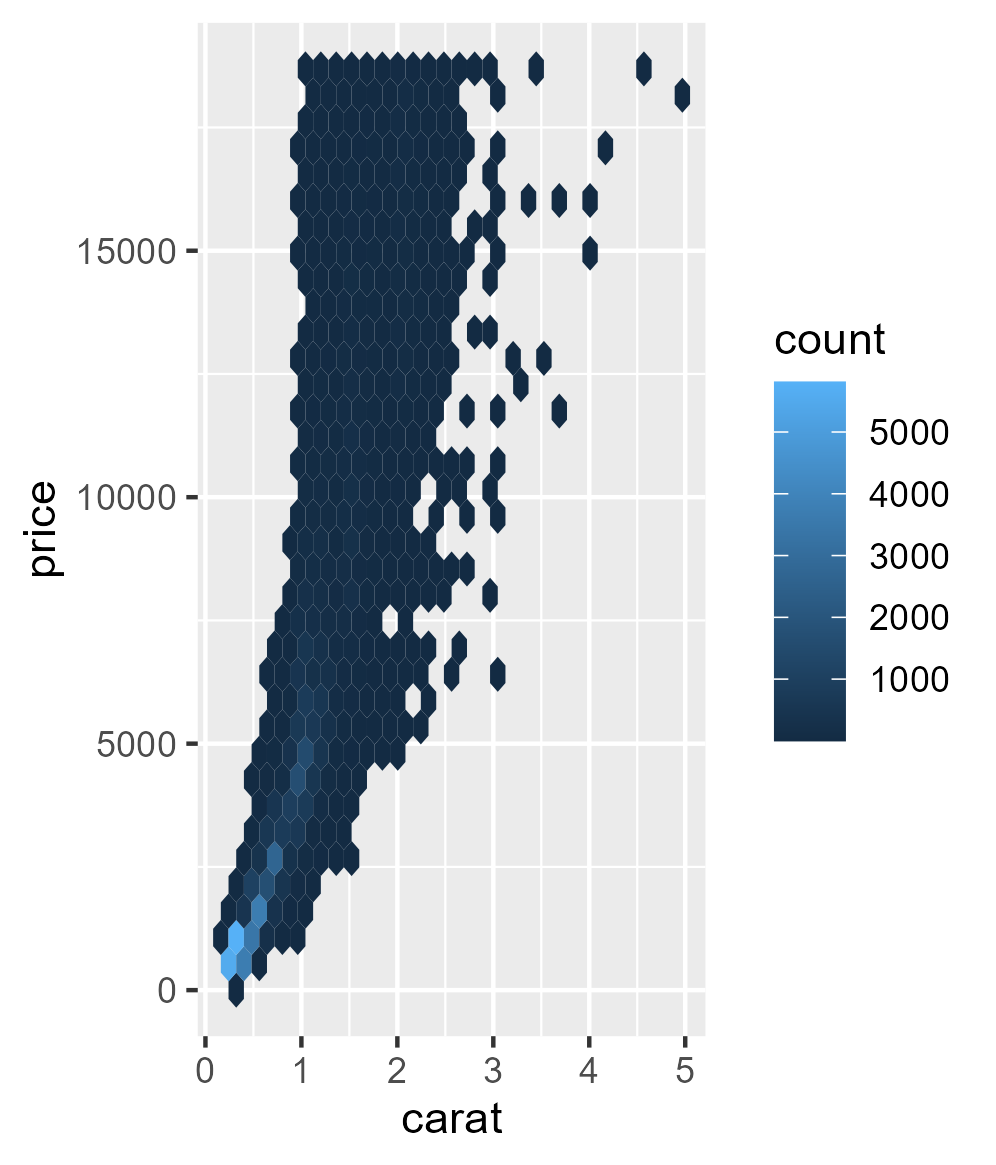

Here is the R script that generated this plot:
library(tidyverse)

ggplot(diamonds, aes(x = carat, y = price)) + 
  geom_hex()
ggsave("diamonds.png")

write_csv(diamonds, "data/diamonds.csv")
#this is a comment